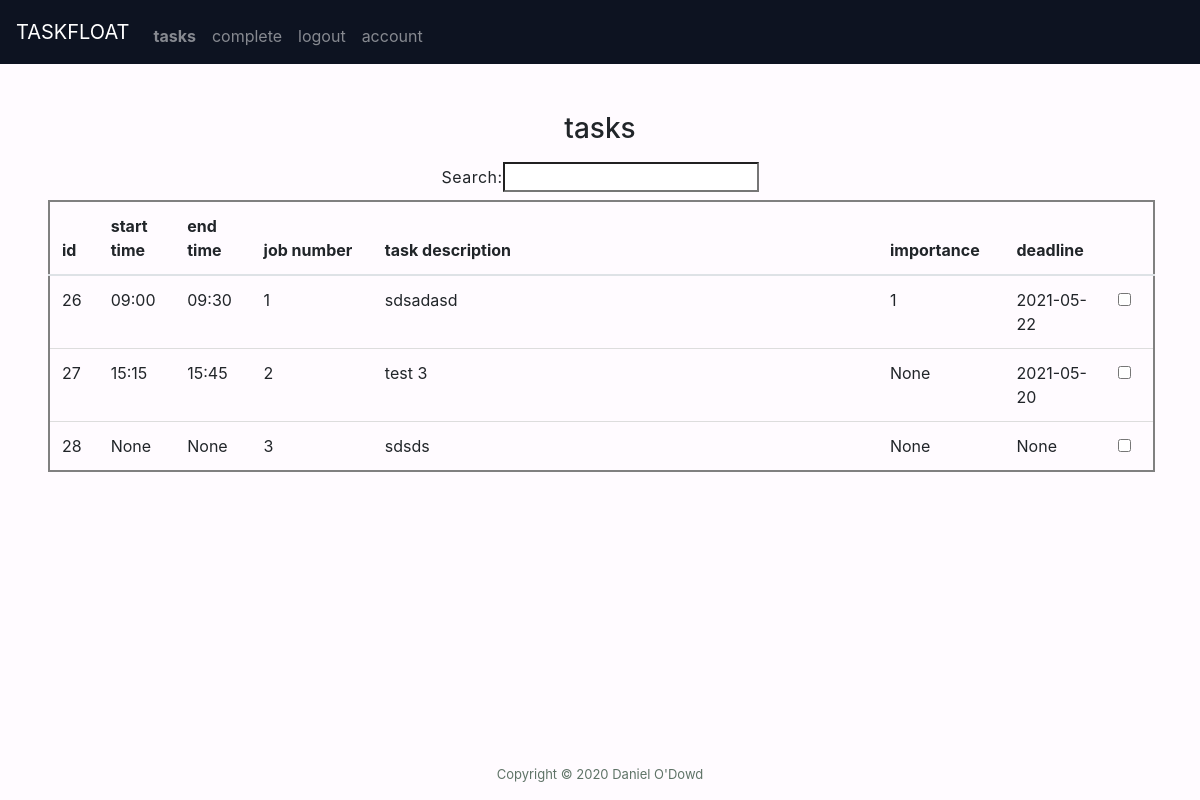
/tasks (signed in), run on the app's committed database.
### tables this page shows
CREATE TABLE 'tasks' ('task_id' integer PRIMARY KEY AUTOINCREMENT NOT NULL, 'start_time' time, 'end_time' time, 'job_number' integer NOT NULL, 'task' text, 'importance' integer, 'complete' boolean NOT NULL DEFAULT 0 , 'deadline' date, 'timestamp' timestamp DEFAULT CURRENT_TIMESTAMP);

### app.py (the view)
@app.route("/tasks", methods=["GET", "POST"])
@login_required
def tasks():
    if request.method == "POST":
        column_names = ["task_id", "start_time", "end_time", "job_number", "task", "importance", "deadline", "complete"]
        update_type = request.json['task_post_type']
        if update_type == "task_update":
            task_id = request.json['task_id']
            task_data = request.json['data']
            col_heading = column_names[int(request.json['col_heading'])]
            db.execute("UPDATE tasks SET :col_heading = :task_data WHERE task_id = :task_id;",
                        col_heading = col_heading,
                        task_data = task_data,
                        task_id = task_id,
                        )
            return render_template('tasks.html')
        elif update_type == "add_new_row":
            db.execute("INSERT INTO tasks (task, job_number )\
                        VALUES (:task, :job_number);",
                        task = "new_task",
                        job_number = "000000-00")
            last_row_id = db.execute('SELECT last_insert_rowid()')
            db.execute("INSERT INTO user_tasks (user_id, task_id)\
                        VALUES (:user_id, :task_id);",
                        user_id = session.get("user_id"),
                        task_id = int(last_row_id[0]['last_insert_rowid()']))
            return render_template('tasks.html')
        elif update_type == "task_complete":
            task_id = request.json['task_id']
            task_data = request.json['data']
            col_heading = column_names[int(request.json['col_heading'])]
            db.execute("UPDATE tasks SET :col_heading = :task_data WHERE task_id = :task_id;",
                        col_heading = col_heading,
                        task_data = task_data,
                        task_id = task_id,
                        )
            return render_template('tasks.html')
    else:
        tasks = db.execute("SELECT \
                            tasks.task_id, \
                            tasks.start_time, \
                            tasks.end_time, \
                            tasks.job_number, \
                            tasks.task, \
                            tasks.importance, \
                            tasks.complete, \
                            tasks.deadline \
                            FROM users \
                            JOIN user_tasks ON users.id = user_tasks.user_id \
                            JOIN tasks ON tasks.task_id = user_tasks.task_id \
                            WHERE users.id == :user_id AND tasks.complete = :false;",
                            user_id = session.get('user_id'),
                            false = 0)
        return render_template("tasks.html", tasks=tasks)

### app.py (called while the page is built)
@app.after_request
def after_request(response):
    response.headers["Cache-Control"] = "no-cache, no-store, must-revalidate"
    response.headers["Expires"] = 0
    response.headers["Pragma"] = "no-cache"
    return response

### helpers.py (called while the page is built)
def login_required(f):
    @wraps(f)
    def decorated_function(*args, **kwargs):
        if session.get("user_id") is None:
            return redirect("/login")
        return f(*args, **kwargs)
    return decorated_function

### templates/tasks.html (shortened to what this page needs)
{% extends "layout.html" %}
{% block main %}
    <h3 class="mb-3">
      tasks
    </h3>
    <div>
      <table id=tasktable class="table table-hover" >
        <thead class="tablehead">
          <tr>
            <th>id</th>
            <th>start time</th>
            <th>end time</th>
            <th>job number</th>
            <th>task description</th>
            <th>importance</th>
            <th>deadline</th>
            <th></th>
          </tr>
        </thead>
        <tbody>
          {% for task in tasks %}
            <tr id=table_row>
                <td id="sql_id">{{ task['task_id'] }}</td>
                <td id="start_time">{{ task['start_time'] }}</td>
                <td id="end_time">{{ task['end_time'] }}</td>
                <td id="job_number">{{ task['job_number'] }}</td>
                <td id="task">{{ task['task'] }}</td>
                <td id="importance">{{ task['importance'] }}</td>
                <td id="deadline">{{ task['deadline'] }}</td>
                <td id="complete"><input type="checkbox" id="{{ task['task_id'] }}" name="complete" value="{{ task['complete'] }}"> </td>
            </tr>
          {% endfor %}
        </tbody>
      </table>
    </div>
{% endblock %}

### static/css/styles.css (style rules this page uses)
body, html { height: 100%; }
.bg { background-color: #FFFBFF; background-position: bottom; background-repeat: no-repeat; background-size: cover; }
table { background: white; border-style: solid; border-width: 2px; border-radius: 6px; width: 50%; border-spacing: 0px; border-collapse: separate; text-align: left; }
th, td { border-bottom: 1px solid #ddd; }

### data on the page
tasks: task_id "26", start_time "09:00", end_time "09:30", job_number "1", task "sdsadasd", importance "1", deadline "2021-05-22"
tasks: task_id "27", start_time "15:15", end_time "15:45", job_number "2", task "test 3", importance "None", deadline "2021-05-20"
tasks: task_id "28", start_time "None", end_time "None", job_number "3", task "sdsds", importance "None", deadline "None"
